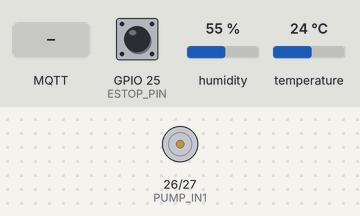
Simulated run of this sketch. Board: ESP32. On the bench: motor-driver pin pairs drawn as motors (green arrow = first pin HIGH = forward, orange = second pin HIGH = backward, longer = more drive). The test bench sets the inputs (shaded band); at power-on: GPIO 25 (ESTOP_PIN) LOW, humidity 55 %, temperature 24 °C. WiFi joins after 1.5 s; servers stay silent unless stated; no MQTT or app messages arrive unless stated; what the sketch prints to the serial monitor is not drawn.

Above: at 2.7 s.
2.8 s: MQTT message "ON" arrives on the second subscribed topic
At 6.2 s:
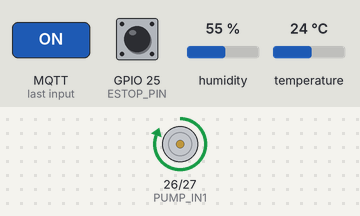
6.5 s: GPIO 25 (ESTOP_PIN) pulled HIGH for 0.15 s
At 7.5 s:
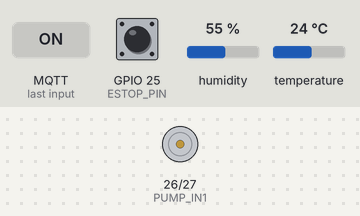
Timing chart, 0 to 9.5 s (numbered marks = the images above; inputs shaded):
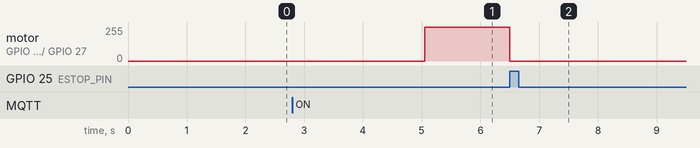

The sketch:

phasedautomation.ino
```cpp
/*
  IoT Soil Management System
  PART 2 / PHASE D - MQTT + local automatic watering

  Requirements covered:
  - DHT22 temperature and humidity
  - Capacitive soil moisture sensor
  - MQTT communication through Mosquitto
  - Publish sensor data for Node-RED
  - Subscribe to Node-RED rain forecast
  - Automatic pump control from soil moisture + rain forecast
  - Manual MQTT pump override: ON / OFF / AUTO
  - Interrupt-driven emergency stop with highest priority
  - L298N motor driver controls the 5 V pump

  L298N assumption:
  - Common L298N module
  - ENA jumper fitted, so only IN1 and IN2 are required for ON/OFF control
*/

#include <WiFi.h>
#include <PubSubClient.h>
#include <DHT.h>

// ============================================================
// PIN SETUP
// ============================================================

const int DHT_PIN   = 4;
const int SOIL_PIN  = 34;
const int ESTOP_PIN = 25;

const int PUMP_IN1  = 26;
const int PUMP_IN2  = 27;

DHT dht(DHT_PIN, DHT22);

// ============================================================
// WIFI
// ============================================================
const char* WIFI_SSID     = "Abe's iPhone";
const char* WIFI_PASSWORD = "nintendo";

// ============================================================
// MQTT / MOSQUITTO
// ============================================================
const char* MQTT_BROKER_IP = "172.20.10.12";
const int   MQTT_PORT      = 1883;

// ESP32 -> Node-RED
const char* TOPIC_SENSORS     = "soilmonitor/sensors";
const char* TOPIC_PUMP_STATUS = "soilmonitor/status/pump";

// Node-RED -> ESP32
const char* TOPIC_WEATHER     = "weather/forecast/rain";
const char* TOPIC_PUMP_CMD    = "command/pump/on";

WiFiClient wifiClient;
PubSubClient mqttClient(wifiClient);

// ============================================================
// SOIL MOISTURE
// ============================================================

// Replace with values measured from your real sensor.
const int SOIL_DRY = 0;
const int SOIL_WET = 1268;

// The assessment lets you choose the threshold.
// Below 35% = soil is considered dry.
const int SOIL_THRESHOLD = 35;

// ============================================================
// TIMING
// ============================================================

const unsigned long SENSOR_INTERVAL_MS = 5000;

unsigned long lastSensorTime = 0;
unsigned long lastWiFiAttempt = 0;
unsigned long lastMQTTAttempt = 0;

// ============================================================
// SYSTEM STATE
// ============================================================

int  soilPercent = 0;
bool sensorDataValid = false;

// Weather state received from Node-RED.
bool weatherReceived = false;
bool rainPredicted   = false;

// Manual control:
// false = automatic mode
// true  = manual mode
bool manualOverride = false;
bool manualPumpOn   = false;

// Actual pump state.
bool pumpOn = false;

// Emergency stop is written by an interrupt.
// "volatile" tells the compiler this value can change unexpectedly.
volatile bool emergencyStopLatched = false;
volatile bool emergencyStopPending = false;
bool emergencyMessagePrinted = false;

// ============================================================
// EMERGENCY STOP INTERRUPT
// ============================================================
// Pressing the button connects GPIO25 to 3.3 V.
// INPUT_PULLDOWN means:
//   normal  = LOW
//   pressed = HIGH
// RISING therefore means the button has just been pressed.
void IRAM_ATTR emergencyStopISR()
{
  emergencyStopPending = true;
}

// ============================================================
// SOIL SENSOR FUNCTION
// ============================================================

int readSoilPercent()
{
  int rawValue = analogRead(SOIL_PIN);

  int percent = map(rawValue, SOIL_DRY, SOIL_WET, 0, 100);
  percent = constrain(percent, 0, 100);

  return percent;
}

// ============================================================
// PUMP FUNCTION
// ============================================================

void setPump(bool requestedOn)
{
  // Emergency stop ALWAYS has highest priority.
  if (emergencyStopLatched || emergencyStopPending)
  {
    requestedOn = false;
  }

  // No change needed.
  if (requestedOn == pumpOn)
  {
    return;
  }

  if (requestedOn)
  {
    // One direction is enough for the water pump.
    digitalWrite(PUMP_IN1, HIGH);
    digitalWrite(PUMP_IN2, LOW);

    pumpOn = true;
    Serial.println("PUMP: ON");
  }
  else
  {
    // Both LOW = motor stopped.
    digitalWrite(PUMP_IN1, LOW);
    digitalWrite(PUMP_IN2, LOW);

    pumpOn = false;
    Serial.println("PUMP: OFF");
  }

  // Report the actual pump state to Node-RED.
  if (mqttClient.connected())
  {
    mqttClient.publish(
      TOPIC_PUMP_STATUS,
      pumpOn ? "ON" : "OFF",
      true                 // retained message
    );
  }
}

// ============================================================
// CONTROL LOGIC
// ============================================================

void updatePumpControl()
{
  // ----------------------------------------------------------
  // PRIORITY 1: EMERGENCY STOP
  // ----------------------------------------------------------
  if (emergencyStopLatched)
  {
    setPump(false);
    return;
  }

  // ----------------------------------------------------------
  // PRIORITY 2: COMMUNICATIONS FAIL-SAFE
  // ----------------------------------------------------------
  if (WiFi.status() != WL_CONNECTED || !mqttClient.connected())
  {
    setPump(false);
    return;
  }

  // ----------------------------------------------------------
  // PRIORITY 3: MANUAL MQTT OVERRIDE
  // ----------------------------------------------------------
  if (manualOverride)
  {
    setPump(manualPumpOn);
    return;
  }


  // ----------------------------------------------------------
  // PRIORITY 4: AUTOMATIC CONTROL
  // ----------------------------------------------------------

  // Fail safe:
  // do not automatically water unless both sensor data
  // and a weather forecast are available.
  if (!sensorDataValid || !weatherReceived)
  {
    setPump(false);
    return;
  }

  // Assessment logic:
  // dry soil + NO predicted rain = pump ON
  // everything else             = pump OFF
  if (soilPercent < SOIL_THRESHOLD && !rainPredicted)
  {
    setPump(true);
  }
  else
  {
    setPump(false);
  }
}

// ============================================================
// MQTT CALLBACK
// ============================================================

// PubSubClient calls this function whenever a subscribed MQTT
// message arrives.
void mqttCallback(char* topic, byte* payload, unsigned int length)
{
  String message;

  for (unsigned int i = 0; i < length; i++)
  {
    message += (char)payload[i];
  }

  message.trim();

  Serial.print("MQTT RX [");
  Serial.print(topic);
  Serial.print("]: ");
  Serial.println(message);

  // ----------------------------------------------------------
  // WEATHER FORECAST FROM NODE-RED
  // ----------------------------------------------------------
  if (String(topic) == TOPIC_WEATHER)
  {
    message.toLowerCase();

    if (message == "rain_predicted")
    {
      rainPredicted = true;
      weatherReceived = true;
    }
    else if (message == "no_rain")
    {
      rainPredicted = false;
      weatherReceived = true;
    }
    else
    {
      Serial.println("Unknown weather message.");
      return;
    }

    updatePumpControl();
  }

  // ----------------------------------------------------------
  // MANUAL PUMP COMMAND FROM NODE-RED
  // ----------------------------------------------------------
  else if (String(topic) == TOPIC_PUMP_CMD)
  {
    message.toUpperCase();

    if (message == "ON")
    {
      manualOverride = true;
      manualPumpOn = true;
    }
    else if (message == "OFF")
    {
      manualOverride = true;
      manualPumpOn = false;
    }
    else if (message == "AUTO")
    {
      manualOverride = false;
    }
    else
    {
      Serial.println("Unknown pump command.");
      return;
    }

    updatePumpControl();
  }
}

// ============================================================
// WIFI CONNECTION
// ============================================================

void startWiFi()
{
  WiFi.mode(WIFI_STA);
  WiFi.begin(WIFI_SSID, WIFI_PASSWORD);

  Serial.print("Connecting to Wi-Fi");

  while (WiFi.status() != WL_CONNECTED)
  {
    delay(250);
    Serial.print(".");
  }

  Serial.println();
  Serial.println("Wi-Fi connected.");
  Serial.print("ESP32 IP address: ");
  Serial.println(WiFi.localIP());
}

// Non-blocking reconnect after startup.
void maintainWiFi()
{
  if (WiFi.status() == WL_CONNECTED)
  {
    return;
  }

  // Safety: if communications are down, stop the automatic pump.
  weatherReceived = false;
  manualOverride = false;
  manualPumpOn = false;
  setPump(false);

  if (millis() - lastWiFiAttempt >= 5000)
  {
    lastWiFiAttempt = millis();

    Serial.println("Attempting Wi-Fi reconnect...");
    WiFi.disconnect();
    WiFi.begin(WIFI_SSID, WIFI_PASSWORD);
  }
}

// ============================================================
// MQTT CONNECTION
// ============================================================

void maintainMQTT()
{
  if (WiFi.status() != WL_CONNECTED)
  {
    return;
  }

  if (mqttClient.connected())
  {
    return;
  }

  // Safety: no broker means we may have stale weather or manual commands.
  weatherReceived = false;
  manualOverride = false;
  manualPumpOn = false;
  setPump(false);

  // Try once every 5 seconds without freezing the main loop.
  if (millis() - lastMQTTAttempt < 5000)
  {
    return;
  }

  lastMQTTAttempt = millis();

  Serial.print("Connecting to Mosquitto...");

  if (mqttClient.connect("ESP32-Soil-System"))
  {
    Serial.println("connected.");

    // Subscribe to data coming FROM Node-RED.
    mqttClient.subscribe(TOPIC_WEATHER);
    mqttClient.subscribe(TOPIC_PUMP_CMD);

    Serial.println("MQTT subscriptions active.");
    mqttClient.publish(TOPIC_PUMP_STATUS, pumpOn ? "ON" : "OFF", true);
  }
  else
  {
    Serial.print("failed. MQTT state = ");
    Serial.println(mqttClient.state());
  }
}

// ============================================================
// SENSOR READ + MQTT PUBLISH
// ============================================================

void readAndPublishSensors()
{
  float temperature = dht.readTemperature();
  float humidity    = dht.readHumidity();

  soilPercent = readSoilPercent();

  if (isnan(temperature) || isnan(humidity))
  {
    sensorDataValid = false;
    Serial.println("ERROR: DHT22 reading failed.");

    updatePumpControl();
    return;
  }

  sensorDataValid = true;

  Serial.print("Temperature: ");
  Serial.print(temperature, 1);
  Serial.print(" C | Humidity: ");
  Serial.print(humidity, 1);
  Serial.print(" % | Soil moisture: ");
  Serial.print(soilPercent);
  Serial.println(" %");

  // JSON is convenient for Node-RED's JSON node.
  char payload[120];

  snprintf(
    payload,
    sizeof(payload),
    "{\"temperature\":%.1f,\"humidity\":%.1f,\"soil\":%d}",
    temperature,
    humidity,
    soilPercent
  );

  if (mqttClient.connected())
  {
    mqttClient.publish(TOPIC_SENSORS, payload);

    Serial.print("MQTT TX: ");
    Serial.println(payload);
  }

  // A fresh soil reading may change the automatic pump decision.
  updatePumpControl();
}

// ============================================================
// SETUP
// ============================================================

void setup()
{
  Serial.begin(115200);

  // Start the DHT22.
  dht.begin();

  // Pump outputs.
  pinMode(PUMP_IN1, OUTPUT);
  pinMode(PUMP_IN2, OUTPUT);

  // ALWAYS start with the pump OFF.
  digitalWrite(PUMP_IN1, LOW);
  digitalWrite(PUMP_IN2, LOW);
  pumpOn = false;

  // Emergency stop input.
  pinMode(ESTOP_PIN, INPUT_PULLDOWN);

  // Interrupt fires immediately when the button is pressed.
  attachInterrupt(
    digitalPinToInterrupt(ESTOP_PIN),
    emergencyStopISR,
    RISING
  );

  // Connect to Wi-Fi.
  startWiFi();

  // Configure MQTT.
  mqttClient.setServer(MQTT_BROKER_IP, MQTT_PORT);
  mqttClient.setCallback(mqttCallback);

  Serial.println("IoT Soil Management System ready.");
}

// ============================================================
// MAIN LOOP
// ============================================================

void loop()
{
  if (emergencyStopPending)
  {
    setPump(false);

    delay(20);

    if (digitalRead(ESTOP_PIN) == HIGH)
    {
      emergencyStopLatched = true;
    }

    emergencyStopPending = false;
  }
  // ----------------------------------------------------------
  // HIGHEST PRIORITY: EMERGENCY STOP
  // ----------------------------------------------------------
  if (emergencyStopLatched)
  {
    setPump(false);

    if (!emergencyMessagePrinted)
    {
      Serial.println();
      Serial.println("*** EMERGENCY STOP LATCHED ***");
      Serial.println("Pump disabled until ESP32 reset / power cycle.");
      emergencyMessagePrinted = true;
    }

    // Deliberately remain latched until reset.
    // The interrupt itself has already stopped normal operation.
    return;
  }

  // Keep network services alive.
  maintainWiFi();
  maintainMQTT();

  // PubSubClient needs loop() called frequently to receive messages.
  if (mqttClient.connected())
  {
    mqttClient.loop();
  }

  // Non-blocking sensor timer.
  if (millis() - lastSensorTime >= SENSOR_INTERVAL_MS)
  {
    lastSensorTime = millis();
    readAndPublishSensors();
  }
}
```

Measured:
- after the input at 2.8 s, motor on GPIO 26 (PUMP_IN1) / GPIO 27 (PUMP_IN2): stopped → forward 255/255 after 2.3 s
- after the input at 6.5 s, motor on GPIO 26 (PUMP_IN1) / GPIO 27 (PUMP_IN2): forward 255/255 → stopped at once
